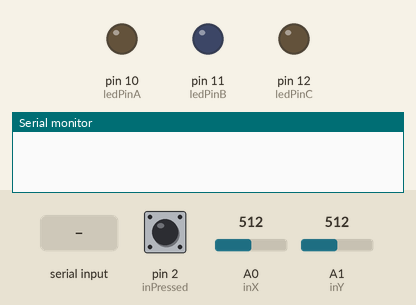
Simulated run of this sketch. Board: Arduino Uno, built with avr-gcc and run on an emulated ATmega328P. Shown: output pins drawn as LEDs (lit = HIGH), the last lines printed to the serial monitor. Inputs (shaded band) come from the test bench; at power-on: A0 (inX) = 512, pin 2 (inPressed) HIGH, A1 (inY) = 512.

Above: at 1.2 s.
1.3 s: "3\n" received over Serial
At 2.4 s:
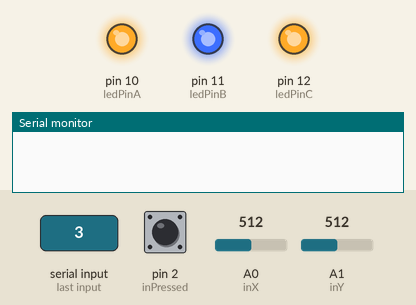
2.8 s: byte 50 ('2') received over Serial
At 3.6 s:
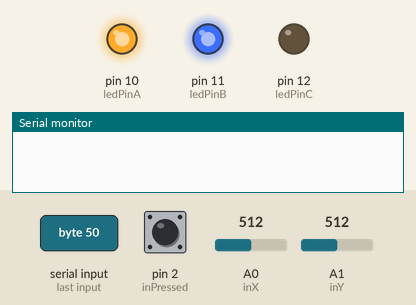
4.3 s: byte 49 ('1') received over Serial
At 4.7 s:
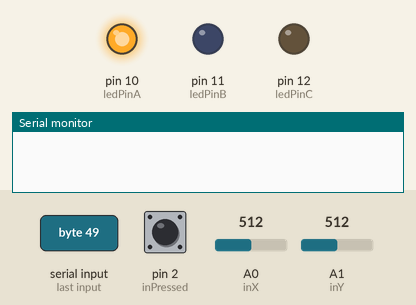
5.8 s: A0 (inX) set to 215
7.3 s: A0 (inX) set to 194
9.8 s: "2\n" received over Serial
At 11.7 s:
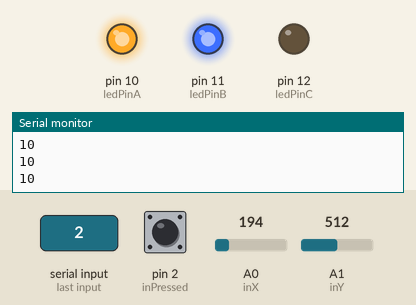
Timing chart, 0 to 12.8 s (numbered marks = the images above; inputs shaded):
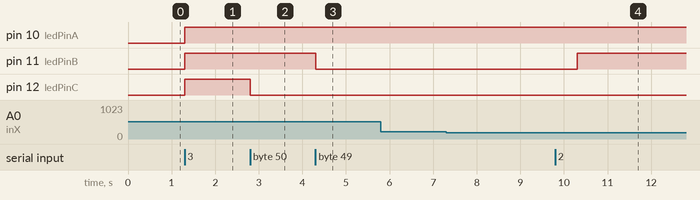

The sketch:

arduino.ino
```cpp
//Joystick
const int inX = A0; //analog input for x-axis
const int inY = A1; //analog input for y-axis
const int inPressed =2; //input for whether the joystick is pressed
int xValue = 0;
int yValue = 0;
int notPressed = 0;

//LED
const int ledPinA = 10;
const int ledPinB = 11;
const int ledPinC = 12;
int incomingByte;

//Time
const long INTERVAL = 1000;  // in ms
unsigned long previousTime = 0;

void setup() {
  //Joystick
  pinMode(inX, INPUT);
  pinMode(inY, INPUT);
  pinMode(inPressed, INPUT_PULLUP);

  //LED
  pinMode(ledPinA, OUTPUT);
  pinMode(ledPinB, OUTPUT);
  pinMode(ledPinC, OUTPUT);

  Serial.begin(9600); //baud rate
  //Serial.println("Ready");

}

void loop() {
  //Joystick
  xValue = analogRead(inX); //reading x value (range: 0--1023)
  int x=map(xValue,0,1023,10,15); // range: 10--15
  yValue = analogRead(inY);
  int y=map(yValue,0,1023,20,25); // range: 20--25
  notPressed = digitalRead(inPressed); //button state: 1 = not pressed,0 = pressed

  unsigned long currentTime = millis(); //Updates frequently
  if (currentTime - previousTime >= INTERVAL) {
    if (x == 10 || x == 15) {
      //Serial.print("X: ");
      Serial.println(x, DEC);
      previousTime = currentTime; //update timing
    }
    if (y == 20 || y == 25) {
      //Serial.print("Y: ");
      Serial.println(y, DEC);
      previousTime = currentTime;
    }
    if (notPressed == 0) {
      //Serial.print("Not pressed: ");
      Serial.println(notPressed);
      previousTime = currentTime;
    }


  //LED
  if (Serial.available() > 0){
    incomingByte = Serial.read(); //read the oldest byte in the serial buffer
    if (incomingByte == '3'){
      digitalWrite(ledPinA, HIGH);
      digitalWrite(ledPinB, HIGH);
      digitalWrite(ledPinC, HIGH);
      }

    if (incomingByte == '2'){
      digitalWrite(ledPinA, HIGH);
      digitalWrite(ledPinB, HIGH);
      digitalWrite(ledPinC, LOW);
      }

    if (incomingByte == '1'){
      digitalWrite(ledPinA, HIGH);
      digitalWrite(ledPinB, LOW);
      digitalWrite(ledPinC, LOW);
      }

    if (incomingByte == '0'){
      digitalWrite(ledPinA, LOW);
      digitalWrite(ledPinB, LOW);
      digitalWrite(ledPinC, LOW);
      }
    }
  }
}
```

Measured:
- after the input at 1.3 s, pin 10 (ledPinA), pin 11 (ledPinB), pin 12 (ledPinC): LOW → HIGH at once
- after the input at 2.8 s, pin 12 (ledPinC): HIGH → LOW at once
- after the input at 4.3 s, pin 11 (ledPinB): HIGH → LOW at once
- after the input at 5.8 s, every drawn part: stays the same
- after the input at 9.8 s, pin 11 (ledPinB): LOW → HIGH after 0.50 s
